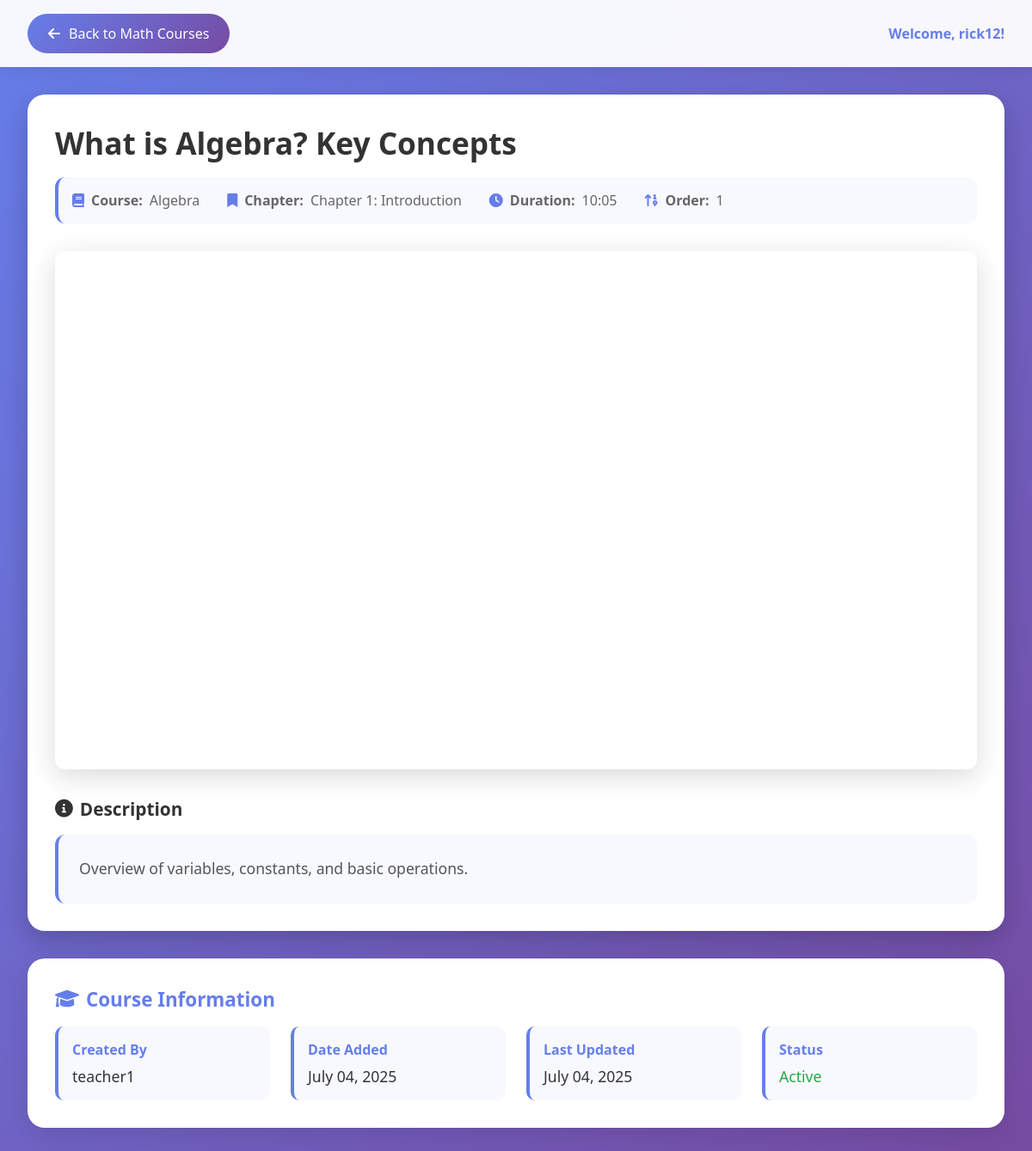
/watch-video/1/ (signed in), run on the app's committed database.
### app/models.py (models this page shows, shortened)
class CustomUser(AbstractUser):
    can_access_math = models.BooleanField(default=False, verbose_name="Can Access Math")
    can_access_physics = models.BooleanField(default=False, verbose_name="Can Access Physics")
    can_access_science = models.BooleanField(default=False, verbose_name="Can Access Science")
    can_access_history = models.BooleanField(default=False, verbose_name="Can Access History")
    is_teacher = models.BooleanField(default=False, verbose_name="Teacher Status")
    phone_number = models.CharField(max_length=15, blank=True, null=True)
    date_of_birth = models.DateField(blank=True, null=True)
    class Meta:
        verbose_name = "User"
        verbose_name_plural = "Users"

class MathCourse(models.Model):
    name_of_course = models.CharField(max_length=200, verbose_name="Course Name")
    name_of_chapter = models.CharField(max_length=200, verbose_name="Chapter Name")
    video_title = models.CharField(max_length=200, verbose_name="Video Title")
    video_url = models.URLField(verbose_name="Video URL")
    video_duration = models.CharField(max_length=10, blank=True, help_text="Format: MM:SS")
    description = models.TextField(blank=True)
    order = models.PositiveIntegerField(default=0, help_text="Order within chapter")
    is_active = models.BooleanField(default=True)
    created_by = models.ForeignKey(CustomUser, on_delete=models.CASCADE, limit_choices_to={'is_teacher': True})
    created_at = models.DateTimeField(auto_now_add=True)
    updated_at = models.DateTimeField(auto_now=True)
    class Meta:
        ordering = ['name_of_course', 'name_of_chapter', 'order']
        verbose_name = "Math Course Video"
        verbose_name_plural = "Math Course Videos"

### app/views.py (the view)
# urls.py: path('watch-video/<int:video_id>/', views.watch_video, name='watch_video'),
@login_required
def watch_video(request, video_id):
    video = get_object_or_404(MathCourse, id=video_id, is_active=True)
    if not request.user.can_access_math:
        messages.error(request, 'You do not have access to this video.')
        return redirect('dashboard')
    context = {
        'video': video
    }
    return render(request, 'watch_video.html', context)

### app/templates/watch_video.html (shortened to what this page needs)
<!DOCTYPE html>
<html lang="en">
<head>
    <link href="https://cdnjs.cloudflare.com/ajax/libs/font-awesome/6.0.0/css/all.min.css" rel="stylesheet">
</head>
<body>
    <nav class="navbar">
        <div class="nav-content">
            <a href="{% url 'math' %}" class="back-btn">
                <i class="fas fa-arrow-left"></i>
                Back to Math Courses
            </a>
            <div class="user-info">
                Welcome, <strong>{{ user.username }}!</strong>
            </div>
        </div>
    </nav>
    <div class="container">
        <div class="video-player-card fade-in">
            <div class="video-header">
                <h1 class="video-title">{{ video.video_title }}</h1>
                <div class="video-meta">
                    <div class="meta-item">
                        <i class="fas fa-book"></i>
                        <strong>Course:</strong> {{ video.name_of_course }}
                    </div>
                    <div class="meta-item">
                        <i class="fas fa-bookmark"></i>
                        <strong>Chapter:</strong> {{ video.name_of_chapter }}
                    </div>
                    {% if video.video_duration %}
                    <div class="meta-item">
                        <i class="fas fa-clock"></i>
                        <strong>Duration:</strong> {{ video.video_duration }}
                    </div>
                    {% endif %}
                    <div class="meta-item">
                        <i class="fas fa-sort-numeric-up"></i>
                        <strong>Order:</strong> {{ video.order }}
                    </div>
                </div>
            </div>
            <div class="video-wrapper" id="videoWrapper">
            </div>
            {% if video.description %}
            <div class="video-description">
                <h3 class="description-title">
                    <i class="fas fa-info-circle"></i>
                    Description
                </h3>
                <div class="description-content">
                    {{ video.description|linebreaks }}
                </div>
            </div>
            {% endif %}
        </div>
        <div class="course-info fade-in">
            <h3>
                <i class="fas fa-graduation-cap"></i>
                Course Information
            </h3>
            <div class="course-details">
                <div class="detail-item">
                    <div class="detail-label">Created By</div>
                    <div class="detail-value">{{ video.created_by.get_full_name|default:video.created_by.username }}</div>
                </div>
                <div class="detail-item">
                    <div class="detail-label">Date Added</div>
                    <div class="detail-value">{{ video.created_at|date:"F d, Y" }}</div>
                </div>
                <div class="detail-item">
                    <div class="detail-label">Last Updated</div>
                    <div class="detail-value">{{ video.updated_at|date:"F d, Y" }}</div>
                </div>
                <div class="detail-item">
                    <div class="detail-label">Status</div>
                    <div class="detail-value">
                        {% if video.is_active %}
                            <span style="color: #28a745;">Active</span>
                        {% else %}
                            <span style="color: #dc3545;">Inactive</span>
                        {% endif %}
                    </div>
                </div>
            </div>
        </div>
    </div>
</body>
</html>

### app/templates/watch_video.html (style rules this page uses)
* { margin: 0; padding: 0; box-sizing: border-box; }
body { font-family: 'Segoe UI', Tahoma, Geneva, Verdana, sans-serif; background: linear-gradient(135deg, #667eea 0%, #764ba2 100%); min-height: 100vh; color: #333; }
.navbar { background: rgba(255, 255, 255, 0.95); backdrop-filter: blur(10px); padding: 1rem 2rem; box-shadow: 0 2px 20px rgba(0, 0, 0, 0.1); position: sticky; top: 0; z-index: 100; }
.nav-content { max-width: 1200px; margin: 0 auto; display: flex; justify-content: space-between; align-items: center; }
.back-btn { background: linear-gradient(135deg, #667eea 0%, #764ba2 100%); color: white; border: none; padding: 12px 24px; border-radius: 25px; cursor: pointer; text-decoration: none; display: inline-flex; align-items: center; gap: 10px; transition: all 0.3s ease; font-weight: 500; }
.user-info { color: #667eea; font-weight: 600; }
.container { max-width: 1200px; margin: 0 auto; padding: 2rem; }
.video-player-card { background: white; border-radius: 20px; padding: 2rem; box-shadow: 0 10px 30px rgba(0, 0, 0, 0.2); margin-bottom: 2rem; }
.video-header { margin-bottom: 2rem; }
.video-title { font-size: 2.2rem; margin-bottom: 1rem; color: #333; font-weight: 700; }
.video-meta { display: flex; flex-wrap: wrap; gap: 2rem; margin-bottom: 2rem; padding: 1rem; background: #f8f9ff; border-radius: 12px; border-left: 4px solid #667eea; }
.meta-item { display: flex; align-items: center; gap: 0.5rem; color: #666; }
.meta-item i { color: #667eea; }
.video-wrapper { position: relative; width: 100%; height: 0; padding-bottom: 56.25%; margin-bottom: 2rem; border-radius: 12px; overflow: hidden; box-shadow: 0 8px 32px rgba(0, 0, 0, 0.15); }
.video-description { margin-top: 1.5rem; }
.description-title { font-size: 1.3rem; font-weight: 600; margin-bottom: 1rem; color: #333; display: flex; align-items: center; gap: 0.5rem; }
.description-content { font-size: 1.1rem; line-height: 1.8; color: #555; background: #f8f9ff; padding: 1.5rem; border-radius: 12px; border-left: 4px solid #667eea; }
.course-info { background: white; border-radius: 20px; padding: 2rem; box-shadow: 0 10px 30px rgba(0, 0, 0, 0.1); }
.course-info h3 { color: #667eea; font-size: 1.4rem; margin-bottom: 1rem; display: flex; align-items: center; gap: 0.5rem; }
.course-details { display: grid; grid-template-columns: repeat(auto-fit, minmax(250px, 1fr)); gap: 1.5rem; }
.detail-item { background: #f8f9ff; padding: 1rem; border-radius: 10px; border-left: 4px solid #667eea; }
.detail-label { font-weight: 600; color: #667eea; margin-bottom: 0.5rem; }
.detail-value { color: #333; font-size: 1.1rem; }
.fade-in { animation: fadeIn 0.6s ease-out; }

### data on the page
CustomUser: username "rick12"
MathCourse: video_title "What is Algebra? Key Concepts", name_of_course "Algebra", name_of_chapter "Chapter 1: Introduction", video_duration "10:05", order "1", description "Overview of variables, constants, and basic operations.", created_by.get_full_name "teacher1", created_at "July 04, 2025", updated_at "July 04, 2025"
